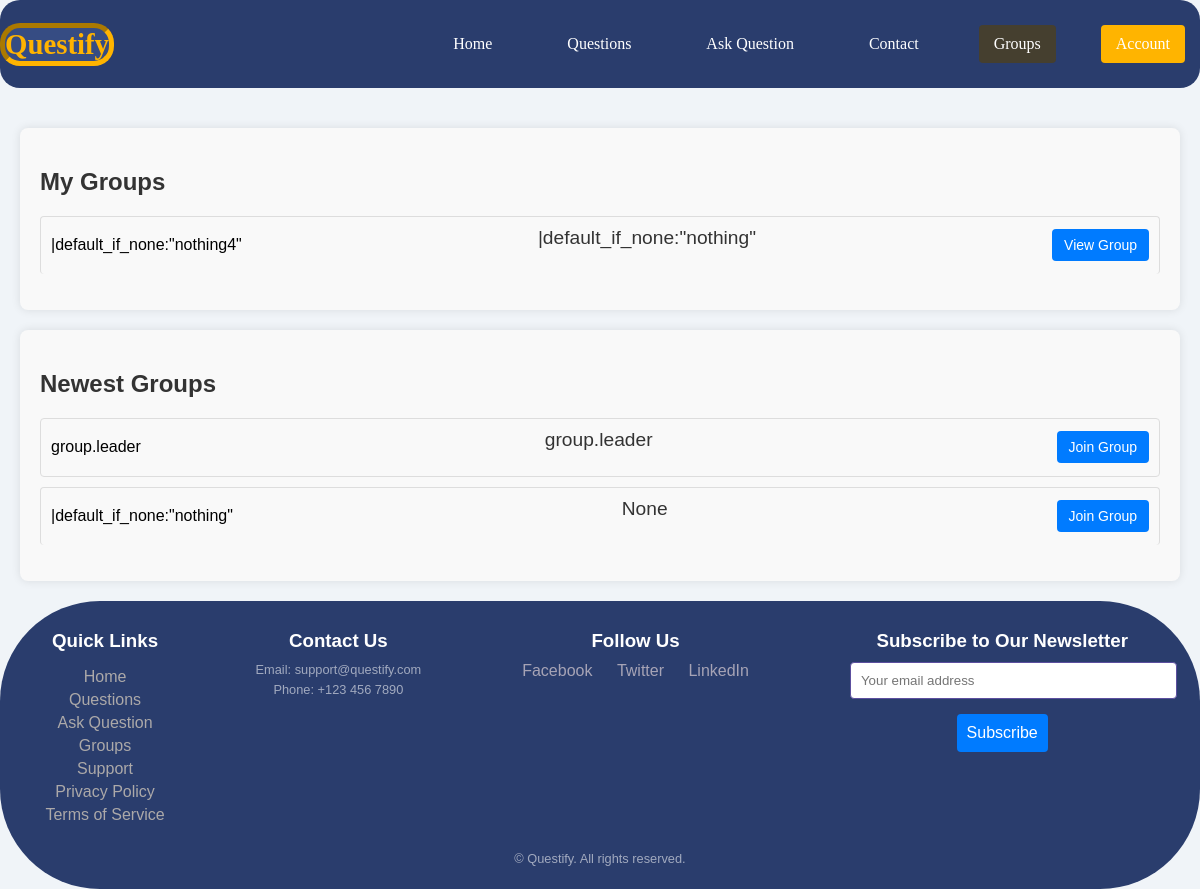
Screenshot of /group/groups/ (signed in) with the database file from the repository.
### group/models.py (models this page shows, shortened)
class Group(models.Model):
    leader      = models.ForeignKey(User,on_delete=models.CASCADE,related_name="Leader",unique=False)
    name        = models.CharField(max_length=50,unique=True)
    bio         = models.TextField(max_length=50,null=True,blank=True)
    created_at  = models.DateTimeField(auto_now=True,auto_created=True,null=True, blank=True)
    members     = models.ManyToManyField(User,blank=True ,related_name="Members",unique=False)
    class Meta:
        get_latest_by =  'created_at'

### group/views.py (the view)
# urls.py: path('groups/',views.group_list,name='group_list'),
@login_required
def group_list(request):
    groups = Group.objects.all().order_by('created_at')
    mygroups=[]
    for group in groups :
        if request.user in group.members.all() :
            mygroups.append(group)
    not_my_groups=[]
    for group in groups :
        if request.user not in group.members.all() :
            not_my_groups.append(group)
    return render(request,'group/groups.html',{'mygroups':mygroups,'groups':not_my_groups,'user':request.user})

### group/templates/group/groups.html (shortened to what this page needs)
{% extends "base.html" %}
{% block body %}
<main>
    <section class="user-questions">
        <h2>My Groups</h2>
        <ul>
            {% for group in mygroups  %}
            <li>
                <span>{{group.name}}</span>
                <p class="question-description">{{group.bio}}</p>
                <a href='{% url "group:group_detail" group.id %}' class="btn-detail">View Group</a>
            </li>
            {% endfor %}
        </ul>
    </section>
    <section class="user-questions">
        <h2>Newest Groups</h2>
        <ul>
            {% for group in groups  %}
            <li>
                <span>{{group.name}}</span>
                <p class="question-description">{{group.bio}}</p>
                {% if user not in group.members.all  %}
                <a href='{% url "group:join_group" group.id %}' class="btn-detail">Join Group</a>
                {% endif %}
            </li>
            {% endfor %}
        </ul>
    </section>
</main>
{% endblock body %}

### static/style.css (style rules this page uses)
body { font-family: 'Arial', sans-serif; margin: 0; padding: 0; background-color: #f0f4f8; }
main { padding: 20px; }
.question-description { font-size: 1.2em; color: #333; margin: 0 0 15px; }
.user-questions, .user-answers { margin-top: 20px; }
.user-questions ul, .user-answers ul { list-style-type: none; padding: 0; }
.user-questions li, .user-answers li { background-color: #f9f9f9; padding: 10px; border-radius: 4px; margin-bottom: 10px; border: 1px solid #ddd; }
.user-questions { background-color: #f9f9f9; padding: 20px; border-radius: 8px; box-shadow: 0 0 10px rgba(0, 0, 0, 0.1); }
.user-questions h2 { color: #333; }
.user-questions ul { list-style: none; padding: 0; }
.user-questions li { padding: 10px; border-bottom: 1px solid #ddd; display: flex; justify-content: space-between; align-items: center; }
.user-questions li:last-child { border-bottom: none; }
.btn-detail { background-color: #007bff; color: #fff; padding: 8px 12px; border-radius: 4px; text-decoration: none; font-size: 14px; transition: background-color 0.3s; }

### rows the page displays
Group: name "|default_if_none:\"nothing4\"", bio "|default_if_none:\"nothing\""
Group: name "group.leader", bio "group.leader", shows "Join Group"
Group: name "|default_if_none:\"nothing\"", bio "None", shows "Join Group"
